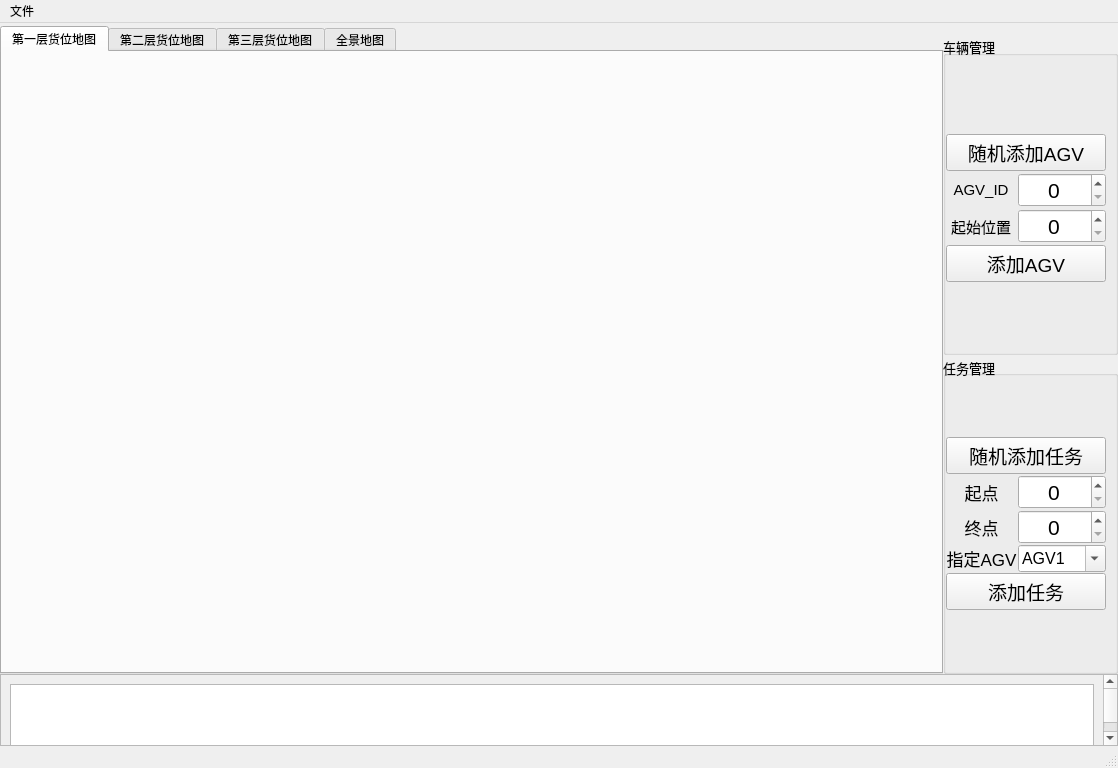
<?xml version="1.0" encoding="UTF-8"?>
<ui version="4.0">
 <class>MainWindow</class>
 <widget class="QMainWindow" name="MainWindow">
  <property name="geometry">
   <rect>
    <x>0</x>
    <y>0</y>
    <width>1118</width>
    <height>768</height>
   </rect>
  </property>
  <property name="windowTitle">
   <string>四向穿梭车货位优化与集成调度管理系统</string>
  </property>
  <widget class="QWidget" name="centralwidget">
   <layout class="QVBoxLayout" name="verticalLayout_5" stretch="9,1">
    <property name="spacing">
     <number>0</number>
    </property>
    <property name="leftMargin">
     <number>0</number>
    </property>
    <property name="topMargin">
     <number>3</number>
    </property>
    <property name="rightMargin">
     <number>0</number>
    </property>
    <property name="bottomMargin">
     <number>0</number>
    </property>
    <item>
     <layout class="QHBoxLayout" name="horizontalLayout" stretch="9,1">
      <item>
       <widget class="QTabWidget" name="tabWidget">
        <property name="autoFillBackground">
         <bool>true</bool>
        </property>
        <property name="tabShape">
         <enum>QTabWidget::Rounded</enum>
        </property>
        <property name="currentIndex">
         <number>0</number>
        </property>
        <property name="tabsClosable">
         <bool>false</bool>
        </property>
        <property name="movable">
         <bool>true</bool>
        </property>
        <property name="tabBarAutoHide">
         <bool>false</bool>
        </property>
        <widget class="QWidget" name="first_floor">
         <property name="font">
          <font>
           <pointsize>11</pointsize>
          </font>
         </property>
         <property name="layoutDirection">
          <enum>Qt::LeftToRight</enum>
         </property>
         <attribute name="title">
          <string>第一层货位地图</string>
         </attribute>
        </widget>
        <widget class="QWidget" name="second_floor">
         <attribute name="title">
          <string>第二层货位地图</string>
         </attribute>
        </widget>
        <widget class="QWidget" name="third_floor">
         <property name="accessibleName">
          <string/>
         </property>
         <attribute name="title">
          <string>第三层货位地图</string>
         </attribute>
        </widget>
        <widget class="QWidget" name="allMaps">
         <attribute name="title">
          <string>全景地图</string>
         </attribute>
        </widget>
       </widget>
      </item>
      <item>
       <widget class="QWidget" name="Right_widget" native="true">
        <layout class="QVBoxLayout" name="verticalLayout">
         <property name="spacing">
          <number>0</number>
         </property>
         <property name="leftMargin">
          <number>0</number>
         </property>
         <property name="topMargin">
          <number>9</number>
         </property>
         <property name="rightMargin">
          <number>0</number>
         </property>
         <property name="bottomMargin">
          <number>0</number>
         </property>
         <item>
          <widget class="QGroupBox" name="AGV_groupBox">
           <property name="font">
            <font>
             <pointsize>10</pointsize>
             <weight>50</weight>
             <bold>false</bold>
            </font>
           </property>
           <property name="layoutDirection">
            <enum>Qt::LeftToRight</enum>
           </property>
           <property name="autoFillBackground">
            <bool>false</bool>
           </property>
           <property name="title">
            <string>车辆管理</string>
           </property>
           <property name="alignment">
            <set>Qt::AlignLeading|Qt::AlignLeft|Qt::AlignVCenter</set>
           </property>
           <layout class="QVBoxLayout" name="verticalLayout_2">
            <property name="spacing">
             <number>2</number>
            </property>
            <property name="leftMargin">
             <number>0</number>
            </property>
            <property name="topMargin">
             <number>0</number>
            </property>
            <property name="bottomMargin">
             <number>0</number>
            </property>
            <item>
             <layout class="QGridLayout" name="AddAGV_gridLayout">
              <property name="topMargin">
               <number>9</number>
              </property>
              <item row="1" column="0">
               <widget class="QLabel" name="AGV_ID">
                <property name="font">
                 <font>
                  <pointsize>11</pointsize>
                  <weight>50</weight>
                  <bold>false</bold>
                 </font>
                </property>
                <property name="text">
                 <string>AGV_ID</string>
                </property>
                <property name="alignment">
                 <set>Qt::AlignCenter</set>
                </property>
               </widget>
              </item>
              <item row="0" column="0" colspan="2">
               <widget class="QPushButton" name="random_addAGV">
                <property name="font">
                 <font>
                  <pointsize>14</pointsize>
                  <weight>50</weight>
                  <bold>false</bold>
                 </font>
                </property>
                <property name="text">
                 <string>随机添加AGV</string>
                </property>
               </widget>
              </item>
              <item row="2" column="0">
               <widget class="QLabel" name="AGV_location">
                <property name="font">
                 <font>
                  <pointsize>11</pointsize>
                  <weight>50</weight>
                  <bold>false</bold>
                 </font>
                </property>
                <property name="text">
                 <string>起始位置</string>
                </property>
                <property name="alignment">
                 <set>Qt::AlignCenter</set>
                </property>
               </widget>
              </item>
              <item row="1" column="1">
               <widget class="QSpinBox" name="AGV_ID_comboBox">
                <property name="minimumSize">
                 <size>
                  <width>0</width>
                  <height>20</height>
                 </size>
                </property>
                <property name="font">
                 <font>
                  <pointsize>16</pointsize>
                  <weight>50</weight>
                  <bold>false</bold>
                 </font>
                </property>
                <property name="alignment">
                 <set>Qt::AlignCenter</set>
                </property>
                <property name="maximum">
                 <number>10000</number>
                </property>
               </widget>
              </item>
              <item row="2" column="1">
               <widget class="QSpinBox" name="AGV_location_comboBox">
                <property name="minimumSize">
                 <size>
                  <width>0</width>
                  <height>20</height>
                 </size>
                </property>
                <property name="font">
                 <font>
                  <pointsize>16</pointsize>
                  <weight>50</weight>
                  <bold>false</bold>
                 </font>
                </property>
                <property name="alignment">
                 <set>Qt::AlignCenter</set>
                </property>
                <property name="maximum">
                 <number>10000</number>
                </property>
               </widget>
              </item>
              <item row="3" column="0" colspan="2">
               <widget class="QPushButton" name="addAGV">
                <property name="font">
                 <font>
                  <pointsize>14</pointsize>
                  <weight>50</weight>
                  <bold>false</bold>
                 </font>
                </property>
                <property name="text">
                 <string>添加AGV</string>
                </property>
               </widget>
              </item>
             </layout>
            </item>
           </layout>
          </widget>
         </item>
         <item>
          <widget class="QGroupBox" name="Task_groupBox">
           <property name="font">
            <font>
             <pointsize>10</pointsize>
            </font>
           </property>
           <property name="title">
            <string>任务管理</string>
           </property>
           <property name="alignment">
            <set>Qt::AlignBottom|Qt::AlignLeading|Qt::AlignLeft</set>
           </property>
           <layout class="QVBoxLayout" name="verticalLayout_3">
            <property name="spacing">
             <number>1</number>
            </property>
            <property name="leftMargin">
             <number>0</number>
            </property>
            <property name="topMargin">
             <number>0</number>
            </property>
            <property name="rightMargin">
             <number>9</number>
            </property>
            <property name="bottomMargin">
             <number>0</number>
            </property>
            <item>
             <layout class="QGridLayout" name="Task_gridLayout">
              <item row="0" column="0" colspan="2">
               <widget class="QPushButton" name="random_AddTask">
                <property name="font">
                 <font>
                  <pointsize>14</pointsize>
                 </font>
                </property>
                <property name="text">
                 <string>随机添加任务</string>
                </property>
               </widget>
              </item>
              <item row="1" column="0">
               <widget class="QLabel" name="start_label">
                <property name="font">
                 <font>
                  <pointsize>13</pointsize>
                 </font>
                </property>
                <property name="text">
                 <string>起点</string>
                </property>
                <property name="alignment">
                 <set>Qt::AlignCenter</set>
                </property>
               </widget>
              </item>
              <item row="1" column="1">
               <widget class="QSpinBox" name="start_spinBox">
                <property name="minimumSize">
                 <size>
                  <width>0</width>
                  <height>20</height>
                 </size>
                </property>
                <property name="font">
                 <font>
                  <pointsize>16</pointsize>
                 </font>
                </property>
                <property name="alignment">
                 <set>Qt::AlignCenter</set>
                </property>
                <property name="maximum">
                 <number>10000</number>
                </property>
               </widget>
              </item>
              <item row="2" column="0">
               <widget class="QLabel" name="end_label">
                <property name="font">
                 <font>
                  <pointsize>13</pointsize>
                 </font>
                </property>
                <property name="text">
                 <string>终点</string>
                </property>
                <property name="alignment">
                 <set>Qt::AlignCenter</set>
                </property>
               </widget>
              </item>
              <item row="2" column="1">
               <widget class="QSpinBox" name="end_spinBox">
                <property name="minimumSize">
                 <size>
                  <width>0</width>
                  <height>20</height>
                 </size>
                </property>
                <property name="font">
                 <font>
                  <pointsize>16</pointsize>
                 </font>
                </property>
                <property name="alignment">
                 <set>Qt::AlignCenter</set>
                </property>
                <property name="maximum">
                 <number>10000</number>
                </property>
               </widget>
              </item>
              <item row="3" column="0">
               <widget class="QLabel" name="point_AGV">
                <property name="font">
                 <font>
                  <pointsize>13</pointsize>
                 </font>
                </property>
                <property name="text">
                 <string>指定AGV</string>
                </property>
                <property name="alignment">
                 <set>Qt::AlignCenter</set>
                </property>
               </widget>
              </item>
              <item row="3" column="1">
               <widget class="QComboBox" name="point_AGV_comboBox">
                <property name="minimumSize">
                 <size>
                  <width>0</width>
                  <height>20</height>
                 </size>
                </property>
                <property name="font">
                 <font>
                  <pointsize>12</pointsize>
                 </font>
                </property>
                <property name="autoFillBackground">
                 <bool>true</bool>
                </property>
                <property name="editable">
                 <bool>true</bool>
                </property>
                <property name="sizeAdjustPolicy">
                 <enum>QComboBox::AdjustToContentsOnFirstShow</enum>
                </property>
                <item>
                 <property name="text">
                  <string>AGV1</string>
                 </property>
                </item>
                <item>
                 <property name="text">
                  <string>AGV2</string>
                 </property>
                </item>
               </widget>
              </item>
              <item row="4" column="0" colspan="2">
               <widget class="QPushButton" name="addTask">
                <property name="font">
                 <font>
                  <pointsize>14</pointsize>
                 </font>
                </property>
                <property name="text">
                 <string>添加任务</string>
                </property>
               </widget>
              </item>
             </layout>
            </item>
           </layout>
          </widget>
         </item>
        </layout>
       </widget>
      </item>
     </layout>
    </item>
    <item>
     <widget class="QScrollArea" name="scrollArea">
      <property name="widgetResizable">
       <bool>true</bool>
      </property>
      <widget class="QWidget" name="scrollAreaWidgetContents">
       <property name="geometry">
        <rect>
         <x>0</x>
         <y>0</y>
         <width>1099</width>
         <height>89</height>
        </rect>
       </property>
       <layout class="QVBoxLayout" name="verticalLayout_4">
        <item>
         <widget class="QTextBrowser" name="textBrowser"/>
        </item>
       </layout>
      </widget>
     </widget>
    </item>
   </layout>
  </widget>
  <widget class="QMenuBar" name="menubar">
   <property name="geometry">
    <rect>
     <x>0</x>
     <y>0</y>
     <width>1118</width>
     <height>23</height>
    </rect>
   </property>
   <widget class="QMenu" name="menu">
    <property name="title">
     <string>文件</string>
    </property>
    <addaction name="open"/>
    <addaction name="Save"/>
   </widget>
   <addaction name="menu"/>
  </widget>
  <widget class="QStatusBar" name="statusbar">
   <property name="baseSize">
    <size>
     <width>0</width>
     <height>5</height>
    </size>
   </property>
   <property name="autoFillBackground">
    <bool>true</bool>
   </property>
   <property name="inputMethodHints">
    <set>Qt::ImhTime</set>
   </property>
  </widget>
  <action name="open">
   <property name="checkable">
    <bool>false</bool>
   </property>
   <property name="text">
    <string>open</string>
   </property>
   <property name="priority">
    <enum>QAction::HighPriority</enum>
   </property>
  </action>
  <action name="Save">
   <property name="text">
    <string>Save</string>
   </property>
  </action>
 </widget>
 <resources/>
 <connections/>
</ui>
